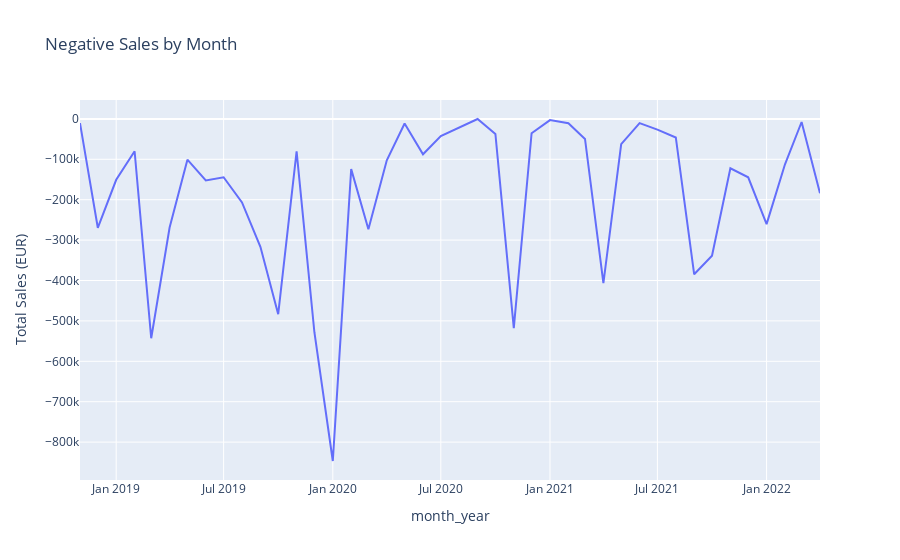

The code cell stored with this chart in its notebook:
### Markdown cell above
`Remarks`  

**Negative Values for Sales**  
There seems to be no evident pattern for the negative sales values. These might be due to:  

- **Dataset Errors**: Errors that occurred during the recording of sales records, such as mistakenly imputing a "-", could be a possibility. However, since we have evidence that the system is automated — for instance, all days are recorded even when there are no sales — we can likely exclude human errors.  

- **Production Errors Leading to Returns**: Products in the infrastructure sector often involve large, complex systems. Customers might return products due to:

    - Defective Components discovered upon installation.
    - Wrong Specifications delivered for projects.

Returns are typically associated with Refunds or Credit Notes issued after validating customer complaints or issues, resulting in a negative cash flow for the company to offset the positive cash flow generated at the time of purchase.  

- **Inventory Reconciliations** where incorrect sales entries are adjusted.

---

### Code cell
grouped_negative_sales_month = negative_sales.groupby('month_year')['Sales_EUR'].sum().reset_index()

grouped_negative_sales_month['month_year'] = grouped_negative_sales_month['month_year'].astype(str)

plot_sales(grouped_negative_sales_month, 
    'month_year', 'Sales_EUR', 'Negative Sales by Month', 
    'month_year', 'Total Sales (EUR)')

### Figure 1 — Plotly figure (JSON) as saved in the notebook; plotly's stock layout.template omitted (floating-point values rounded to 4 significant figures)
{"data": [{"hovertemplate": "month_year=%{x}<br>Total Sales (EUR)=%{y}<extra></extra>", "legendgroup": "", "line": {"color": "#636efa", "dash": "solid"}, "marker": {"symbol": "circle"}, "mode": "lines", "name": "", "orientation": "v", "showlegend": false, "type": "scatter", "x": ["2018-11", "2018-12", "2019-01", "2019-02", "2019-03", "2019-04", "2019-05", "2019-06", "2019-07", "2019-08", "2019-09", "2019-10", "2019-11", "2019-12", "2020-01", "2020-02", "2020-03", "2020-04", "2020-05", "2020-06", "2020-07", "2020-08", "2020-09", "2020-10", "2020-11", "2020-12", "2021-01", "2021-02", "2021-03", "2021-04", "2021-05", "2021-06", "2021-07", "2021-08", "2021-09", "2021-10", "2021-11", "2021-12", "2022-01", "2022-02", "2022-03", "2022-04"], "xaxis": "x", "y": [-10330.0, -269500.0, -150800.0, -80070.0, -542900.0, -268900.0, -101000.0, -152600.0, -144500.0, -206800.0, -316500.0, -483300.0, -80640.0, -528100.0, -846700.0, -124400.0, -273300.0, -102500.0, -11390.0, -87620.0, -42620.0, -21110.0, -280.9, -37480.0, -517700.0, -35590.0, -2942.0, -10790.0, -49610.0, -406800.0, -62610.0, -10410.0, -26530.0, -45970.0, -384600.0, -338600.0, -122300.0, -144600.0, -260500.0, -112300.0, -7714.0, -184300.0], "yaxis": "y"}], "layout": {"legend": {"tracegroupgap": 0}, "title": {"text": "Negative Sales by Month"}, "xaxis": {"anchor": "y", "domain": [0, 1], "title": {"text": "month_year"}}, "yaxis": {"anchor": "x", "domain": [0, 1], "title": {"text": "Total Sales (EUR)"}}}}
